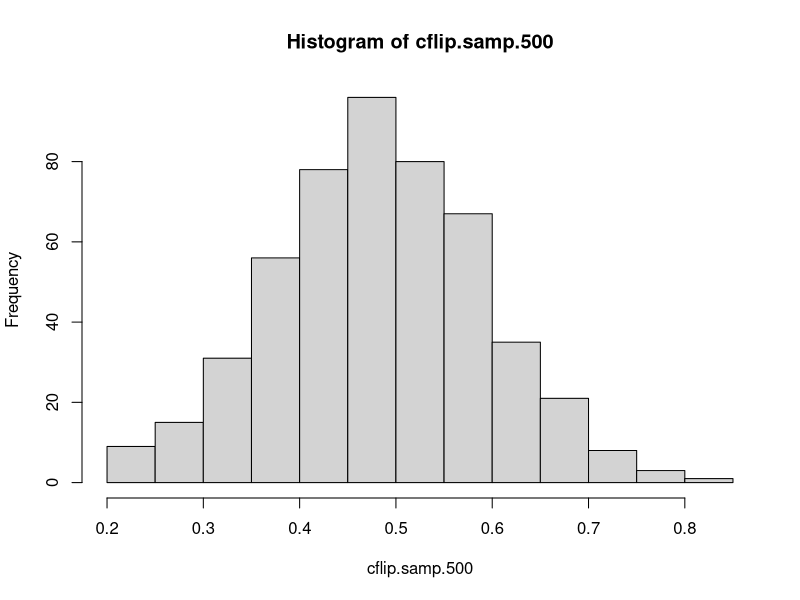
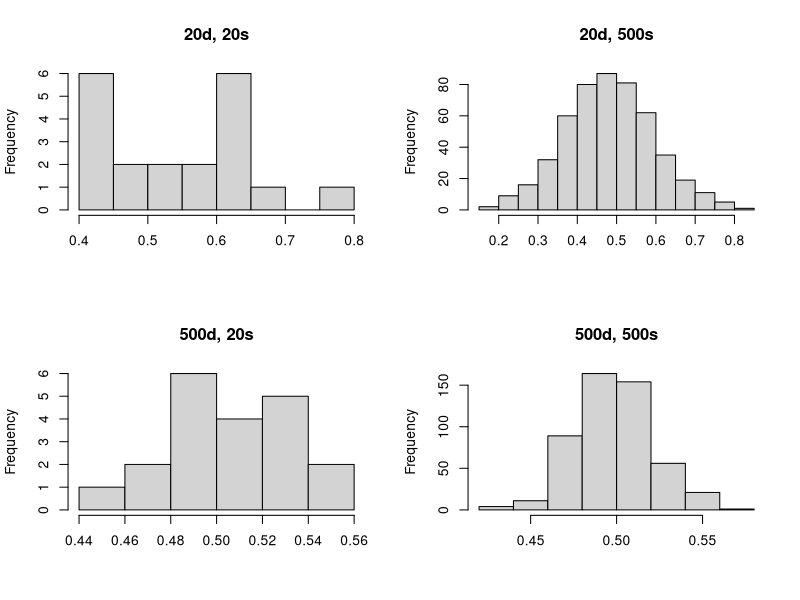

Generate these figures, in order, with R:
## ---- chunk 1
#this is the lower tail (less than 19)
lower.pval <- pnorm(q=19,mean=35,sd=8,lower.tail=TRUE);lower.pval
upper.pval <- pnorm(q=40,mean=35,sd=8,lower.tail=FALSE);upper.pval
total.pval <- lower.pval + upper.pval; total.pval
## ---- chunk 2
event.A <- 0.37 + 0.20 + 0.13 + 0.03; print(event.A)
## ---- chunk 3
event.B <- 0.06 + 0.21 + 0.37; print(event.B)
## ---- chunk 4
1 - event.A
## ---- chunk 5
pnorm(210,180,25,lower.tail=FALSE)
## ---- chunk 6
pnorm(182,180,25,lower.tail=TRUE)
## ---- chunk 7
pnorm(160,180,25,lower.tail=TRUE) + pnorm(192,180,25,lower.tail=FALSE)
## ---- chunk 8
cflip=rbinom(20,1,.55)
## ---- chunk 9
cflipsamp=sample(cflip,20,replace=T)
## ---- chunk 10
cflip.samp.500 <- replicate(500,mean(sample(cflip,20,replace=T)))
## ---- chunk 11
hist(cflip.samp.500)
## ---- chunk 12
par(mfrow=c(2,2))
hist(replicate(20,mean(sample(cflip,20,replace=T))),main='20d, 20s',xlab='')
hist(replicate(500,mean(sample(cflip,20,replace=T))),main='20d, 500s',xlab='')
hist(replicate(20,mean(sample(cflip,500,replace=T))),main='500d, 20s',xlab='')
hist(replicate(500,mean(sample(cflip,500,replace=T))),main='500d, 500s',xlab='')
## ---- chunk 13
mean(rexp(10000,1/3))
## ---- chunk 14
pexp(3,rate = 1/3,lower.tail=FALSE)
## ---- chunk 15
pexp(1.5,rate = 1/3,lower.tail=TRUE)
## ---- chunk 16
1 - pexp(2.25,rate = 1/3,lower.tail=TRUE) -  pexp(3.75,rate = 1/3,lower.tail=FALSE)
## ---- chunk 17
sessionInfo()
